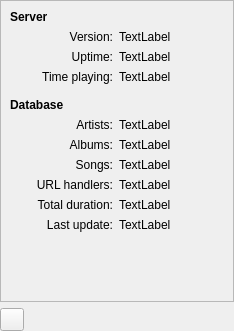
<?xml version="1.0" encoding="UTF-8"?>
<ui version="4.0">
 <class>ServerInfoPage</class>
 <widget class="QWidget" name="ServerInfoPage">
  <property name="geometry">
   <rect>
    <x>0</x>
    <y>0</y>
    <width>234</width>
    <height>331</height>
   </rect>
  </property>
  <property name="windowTitle">
   <string>Form</string>
  </property>
  <layout class="QGridLayout" name="gridLayout_2">
   <property name="margin">
    <number>0</number>
   </property>
   <item row="0" column="0" colspan="2">
    <widget class="QFrame" name="frame">
     <property name="frameShape">
      <enum>QFrame::StyledPanel</enum>
     </property>
     <property name="frameShadow">
      <enum>QFrame::Sunken</enum>
     </property>
     <layout class="QGridLayout" name="gridLayout">
      <item row="0" column="0" colspan="4">
       <widget class="QLabel" name="label">
        <property name="font">
         <font>
          <weight>75</weight>
          <bold>true</bold>
         </font>
        </property>
        <property name="text">
         <string>Server</string>
        </property>
       </widget>
      </item>
      <item row="1" column="0" colspan="2">
       <widget class="QLabel" name="label_3">
        <property name="text">
         <string>Version:</string>
        </property>
        <property name="alignment">
         <set>Qt::AlignRight|Qt::AlignTrailing|Qt::AlignVCenter</set>
        </property>
       </widget>
      </item>
      <item row="1" column="2">
       <widget class="QLabel" name="version">
        <property name="text">
         <string>TextLabel</string>
        </property>
       </widget>
      </item>
      <item row="1" column="3" rowspan="2">
       <spacer name="horizontalSpacer_2">
        <property name="orientation">
         <enum>Qt::Horizontal</enum>
        </property>
        <property name="sizeHint" stdset="0">
         <size>
          <width>24</width>
          <height>20</height>
         </size>
        </property>
       </spacer>
      </item>
      <item row="2" column="0" colspan="2">
       <widget class="QLabel" name="label_5">
        <property name="text">
         <string>Uptime:</string>
        </property>
        <property name="alignment">
         <set>Qt::AlignRight|Qt::AlignTrailing|Qt::AlignVCenter</set>
        </property>
       </widget>
      </item>
      <item row="2" column="2">
       <widget class="QLabel" name="uptime">
        <property name="text">
         <string>TextLabel</string>
        </property>
       </widget>
      </item>
      <item row="3" column="0" colspan="2">
       <widget class="QLabel" name="label_6">
        <property name="text">
         <string>Time playing:</string>
        </property>
        <property name="alignment">
         <set>Qt::AlignRight|Qt::AlignTrailing|Qt::AlignVCenter</set>
        </property>
       </widget>
      </item>
      <item row="3" column="2">
       <widget class="QLabel" name="timePlaying">
        <property name="text">
         <string>TextLabel</string>
        </property>
       </widget>
      </item>
      <item row="4" column="0">
       <spacer name="verticalSpacer_2">
        <property name="orientation">
         <enum>Qt::Vertical</enum>
        </property>
        <property name="sizeType">
         <enum>QSizePolicy::Fixed</enum>
        </property>
        <property name="sizeHint" stdset="0">
         <size>
          <width>20</width>
          <height>8</height>
         </size>
        </property>
       </spacer>
      </item>
      <item row="5" column="0" colspan="4">
       <widget class="QLabel" name="label_2">
        <property name="font">
         <font>
          <weight>75</weight>
          <bold>true</bold>
         </font>
        </property>
        <property name="text">
         <string>Database</string>
        </property>
       </widget>
      </item>
      <item row="6" column="0" colspan="2">
       <widget class="QLabel" name="label_10">
        <property name="text">
         <string>Artists:</string>
        </property>
        <property name="alignment">
         <set>Qt::AlignRight|Qt::AlignTrailing|Qt::AlignVCenter</set>
        </property>
       </widget>
      </item>
      <item row="6" column="2">
       <widget class="QLabel" name="artists">
        <property name="text">
         <string>TextLabel</string>
        </property>
       </widget>
      </item>
      <item row="7" column="0" colspan="2">
       <widget class="QLabel" name="label_11">
        <property name="text">
         <string>Albums:</string>
        </property>
        <property name="alignment">
         <set>Qt::AlignRight|Qt::AlignTrailing|Qt::AlignVCenter</set>
        </property>
       </widget>
      </item>
      <item row="7" column="2">
       <widget class="QLabel" name="album">
        <property name="text">
         <string>TextLabel</string>
        </property>
       </widget>
      </item>
      <item row="8" column="0" colspan="2">
       <widget class="QLabel" name="label_12">
        <property name="text">
         <string>Songs:</string>
        </property>
        <property name="alignment">
         <set>Qt::AlignRight|Qt::AlignTrailing|Qt::AlignVCenter</set>
        </property>
       </widget>
      </item>
      <item row="8" column="2">
       <widget class="QLabel" name="songs">
        <property name="text">
         <string>TextLabel</string>
        </property>
       </widget>
      </item>
      <item row="10" column="0" colspan="2">
       <widget class="QLabel" name="label_9">
        <property name="text">
         <string>Total duration:</string>
        </property>
        <property name="alignment">
         <set>Qt::AlignRight|Qt::AlignTrailing|Qt::AlignVCenter</set>
        </property>
       </widget>
      </item>
      <item row="10" column="2">
       <widget class="QLabel" name="totalDuration">
        <property name="text">
         <string>TextLabel</string>
        </property>
       </widget>
      </item>
      <item row="11" column="0" colspan="2">
       <widget class="QLabel" name="label_13">
        <property name="text">
         <string>Last update:</string>
        </property>
        <property name="alignment">
         <set>Qt::AlignRight|Qt::AlignTrailing|Qt::AlignVCenter</set>
        </property>
       </widget>
      </item>
      <item row="11" column="2">
       <widget class="QLabel" name="lastUpdate">
        <property name="text">
         <string>TextLabel</string>
        </property>
       </widget>
      </item>
      <item row="12" column="1">
       <spacer name="verticalSpacer">
        <property name="orientation">
         <enum>Qt::Vertical</enum>
        </property>
        <property name="sizeHint" stdset="0">
         <size>
          <width>20</width>
          <height>36</height>
         </size>
        </property>
       </spacer>
      </item>
      <item row="9" column="1">
       <widget class="QLabel" name="label_4">
        <property name="text">
         <string>URL handlers:</string>
        </property>
        <property name="alignment">
         <set>Qt::AlignRight|Qt::AlignTop|Qt::AlignTrailing</set>
        </property>
       </widget>
      </item>
      <item row="9" column="2">
       <widget class="QLabel" name="urlhandlers">
        <property name="text">
         <string>TextLabel</string>
        </property>
        <property name="alignment">
         <set>Qt::AlignLeading|Qt::AlignLeft|Qt::AlignTop</set>
        </property>
        <property name="wordWrap">
         <bool>true</bool>
        </property>
       </widget>
      </item>
     </layout>
    </widget>
   </item>
   <item row="1" column="0">
    <widget class="QToolButton" name="updateInfo"/>
   </item>
   <item row="1" column="1">
    <spacer name="horizontalSpacer">
     <property name="orientation">
      <enum>Qt::Horizontal</enum>
     </property>
     <property name="sizeHint" stdset="0">
      <size>
       <width>181</width>
       <height>20</height>
      </size>
     </property>
    </spacer>
   </item>
  </layout>
 </widget>
 <resources/>
 <connections/>
</ui>
